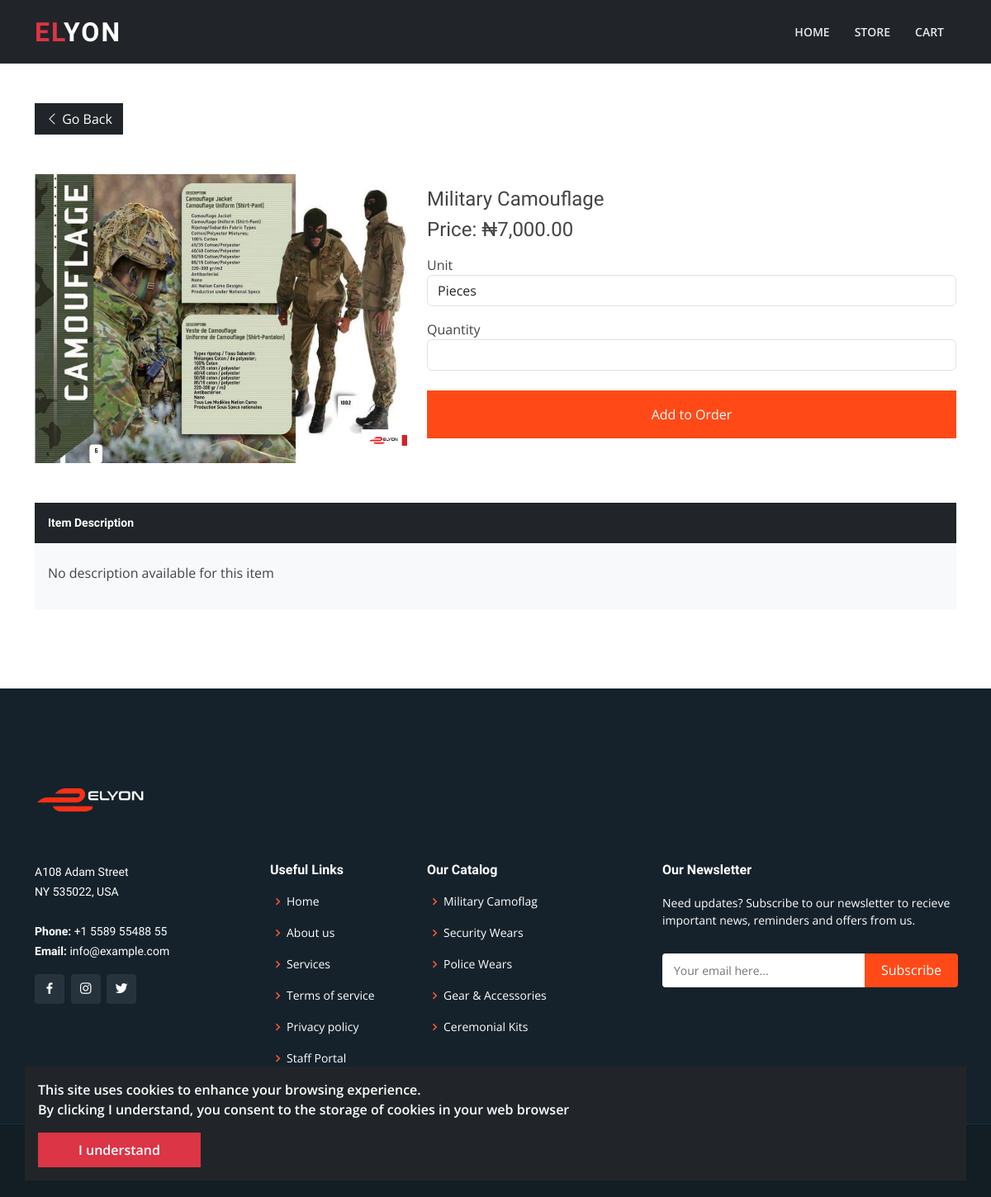
The page /store/military-camouflage/ (signed in) on the database its author committed.
### store/models.py (models this page shows, shortened)
class Product(DbModel):
    name = models.CharField(max_length=200)
    slug = models.SlugField(max_length=200, blank=True, null=True)
    description = models.TextField(blank=True, null=True)
    price_per_piece = models.DecimalField(max_digits=1000, decimal_places=2)
    price_per_bundle = models.DecimalField(max_digits=1000, decimal_places=2, blank=True, null=True)
    receivable = models.ForeignKey("core.Receivable", on_delete=models.CASCADE, related_name='parent')
    images = models.ManyToManyField("core.File", blank=True)
    category = models.ForeignKey("Category", on_delete=models.CASCADE, blank=True, null=True)
    tags = models.ManyToManyField("Tag",  blank=True, related_name='tags')
    @property
    def image(self):
        return self.images.first()

### core/models.py (models this page shows)
class DbModel(models.Model):
    date_created = models.DateTimeField(auto_now=True)
    class Meta:
        abstract = True

class File(DbModel):
    name = models.CharField(max_length=200, blank=True, null=True)
    file = models.ImageField(upload_to='images/')
    file_type = models.CharField(max_length=20, default='image', choices=FILE_TYPES)

### store/views.py (the view, shortened to what this page needs)
# urls.py: path('<item_id>/', product_detail_view, name="product"),
def product_detail_view(request:HttpRequest, item_id):
    template = 'store/product-detail.html'
    product: Product = Product.objects.get(slug=item_id)
    customer = get_or_create_customer(request)
    ctx = {
        'product': product,
        'page_title': "Product Detail"
    }
    return render(request, template, ctx)

### core/context_processors.py (called while the page is built)
def messages(request):
    unread_messages = Message.objects.filter(read_status=False).order_by('-id')
    context = {
        'unread_messages': unread_messages,
        'unread_messages_count': unread_messages.count(),
    }
    return context

def catalog(request):
    settings = SiteSettings.objects.get(id=1)
    _catalog = settings.catalog_items.all()
    context = {
        'catalog': _catalog.order_by('-id'),
        'catalog_count': _catalog.count(),
    }
    return context

def notifications(request):
    unread_notifications = Notification.objects.filter(read_status=False).order_by('-id')
    context = {
        'unread_notifications': unread_notifications,
        'unread_notifications_count': unread_notifications.count(),
    }
    return context

### store/context_processors.py (called while the page is built)
def store_context(request):
    context = {
        'products': Product.objects.all(),
    }
    return context

### store/views.py (called while the page is built, shortened)
def get_or_create_customer(request):
    if request.user.is_authenticated:
        customer, created = Customer.objects.get_or_create(user=request.user)
        if not customer.cart:
            customer.cart = ShoppingCart.objects.create(owner=customer)
            customer.save()
    return customer

### website/context_processors.py (called while the page is built)
def website_context(request):
    show_cookie_consent = True
    if 'cookie-consent' in request.COOKIES:
        show_cookie_consent = False
    context = {
        'show_cookie_consent': show_cookie_consent,
    }
    return context

### templates/store/product-detail.html (shortened to what this page needs)
{% extends "./base.html" %}
{% load static humanize %}
{% block content %}
<div class="container py-5">
    <a href="{% url 'store:home' %}" class="btn btn-dark rounded-0"> <i class="bi bi-chevron-left"></i> Go Back </a>
    <div class="row mt-5">
        <div class="col-sm-6 col-lg-5">
            <div class="w-100">
                <img width="100%" height="350px" src="{{ product.image.file.url }}" />
            </div>
        </div>
        <div class="col-sm-6 col-lg-7">
            <div class="py-5 py-md-3">
                <div class="mb-3">
                    <h4> {{ product.name }} </h4>
                    <h4> Price: ₦{{ product.price_per_piece|intcomma }} </h4>
                    <form id="cart-form" method="post" class="">
                        <div class="w-100 my-3">
                            <label> Unit </label>
                            <select name="unit" class="form-control w-100">
                                <option value='pieces'> Pieces </option>
                            </select>
                        </div>
                        <div class="w-100 my-3">
                            <label> Quantity </label>
                            <input name="quantity" type="number" default="1" min="1" class="form-control w-100" />
                        </div>
                    </form>
                </div>
                <button form="cart-form" type="submit" class="btn btn-block bg-orange text-white rounded-0 mt-2 w-100 p-3"> Add to Order</button>
            </div>
        </div>
    </div>
    <div class="my-5">
        <div class="bg-light">
            <div class="">
                <h5 class="p-3 small bold bg-dark text-white"> Item Description </h5>
            </div>
            <div class="p-3">
                <p> {{ product.description|default:"No description available for this item"}} </p>
            </div>
        </div>
    </div>
</div>
{% endblock content %}

### static/site/assets/css/style.css (style rules this page uses)
body { font-family: "Open Sans", sans-serif; color: #444444; }
a { color: #ff4a17; text-decoration: none; }
h1, h2, h3, h4, h5, h6 { font-family: "Raleway", sans-serif; }
.bold { font-weight: 600; }

### templates/store/base.html (style rules this page uses)
.bg-orange { background-color: #ff4a17; }

### rows shown on the page
Product: image.file (picture), name "Military Camouflage", price_per_piece "7,000.00", description "No description available for this item"
